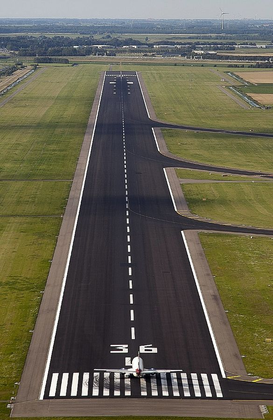
%> input picture runway2.png, 273 x 420 px, shrunk from 585 x 899 before the run
$ octave lanes.m   (GNU Octave 9; MATLAB toolbox functions it lacks are replaced by stand-ins)
%> lines starting %> are read from the running program, lines starting %| are printed output that depends on the picture; in (x1, y1, x2, y2) boxes, pixels count from 0 and x2, y2 are one past the last pixel; in counts of white or black regions, pixels touching at a corner belong together; the program's own positions count from 1
% [16 lines of commented-out code are left out]
  I = imread('runway2.png');
%> I is the input picture: size 420x273x3 uint8; mean R, G, B 99.9, 96.2, 79.7
 % runway2.png
 % runway3.png
 % runwaymain.png
 %-------------------------------------------------

    %Adds noise to picture to imitate bad weather
    x_noisy=imnoise(I,'gaussian',0,0.02);
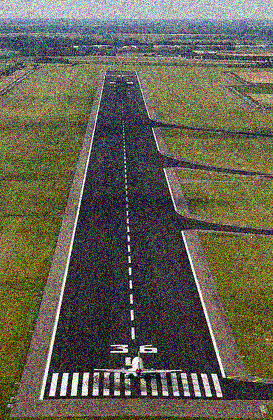
%> x_noisy: size 420x273x3 uint8; mean R, G, B 100, 96.6, 80.8

    %change I to x_noisy to add noise.
    IG=rgb2gray(I);
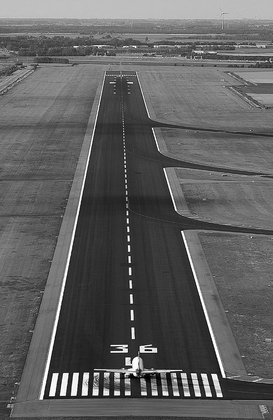
%> IG: size 420x273 uint8; min 0, max 255, mean 95.4
    %add back in to combat x_noisy
    %IG = wiener2(IG,[10 10]);

    BWChange = imbinarize(IG);
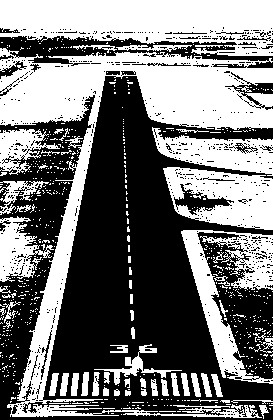
%> BWChange: size 420x273 logical; 46.9% white; 660 white regions (600 under 20 px), largest, box (x1, y1, x2, y2) and area: (0, 48, 273, 418) 21143, (0, 0, 273, 56) 11156, (181, 230, 273, 384) 4808
    Icorrected = imtophat(IG,strel('disk',15));
    BW1 = imbinarize(Icorrected);
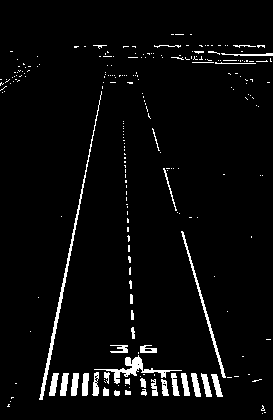
%> BW1: size 420x273 logical; 4% white; 238 white regions (201 under 20 px), largest, box (x1, y1, x2, y2) and area: (39, 91, 102, 400) 751, (94, 355, 182, 384) 497, (181, 231, 226, 378) 397

    marker = imerode(Icorrected, strel('line',6,0));
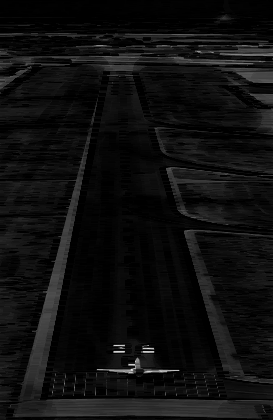
%> marker: size 420x273 uint8; min 0, max 231, mean 14.9
    Iclean = imreconstruct(marker, Icorrected);
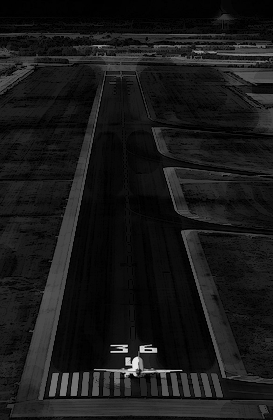
%> Iclean: size 420x273 uint8; min 0, max 231, mean 24.2
    BW2 = imbinarize(Iclean);
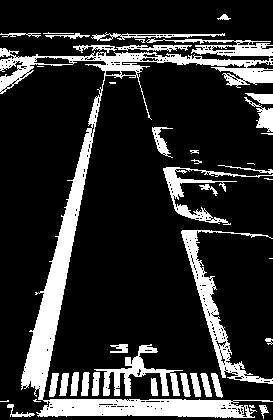
%> BW2: size 420x273 logical; 18.6% white; 42 white regions (9 under 20 px), largest, box (x1, y1, x2, y2) and area: (0, 48, 273, 418) 11549, (181, 230, 273, 384) 2282, (94, 344, 183, 396) 1333

%> (the run ends here)

$ run again, with runway3.png copied over runway2.png
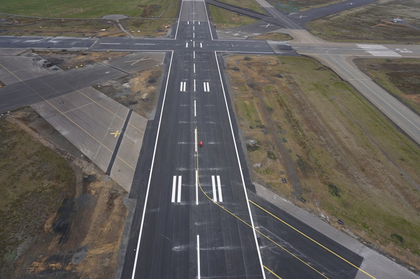
%> input picture runway3.png, 420 x 279 px, shrunk from 900 x 598 before the run
%> I is the input picture: size 279x420x3 uint8; mean R, G, B 97.6, 93.7, 89.2
%> `BWChange = imbinarize(IG);`:
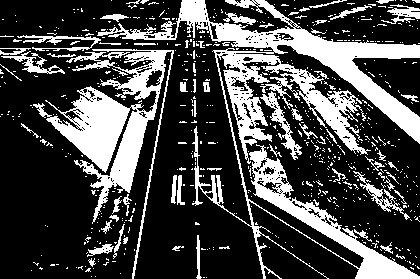
%> BWChange: size 279x420 logical; 28.2% white; 676 white regions (612 under 20 px), largest, box (x1, y1, x2, y2) and area: (97, 0, 420, 279) 17659, (33, 49, 174, 279) 8117, (260, 91, 302, 160) 588
%> BW1: size 279x420 logical; 12.3% white; 513 white regions (448 under 20 px), largest, box (x1, y1, x2, y2) and area: (266, 28, 420, 144) 2673, (73, 103, 157, 205) 2156, (194, 51, 376, 279) 1469
%> `BW2 = imbinarize(Iclean);`:
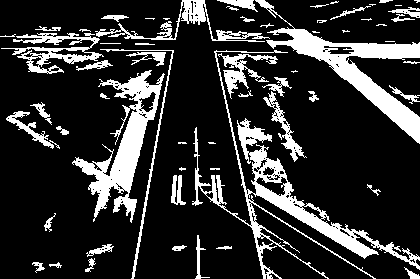
%> BW2: size 279x420 logical; 19% white; 62 white regions (17 under 20 px), largest, box (x1, y1, x2, y2) and area: (192, 50, 420, 279) 5592, (255, 0, 420, 144) 4414, (72, 70, 165, 223) 4043

$ run again, with runwaymain.png copied over runway2.png
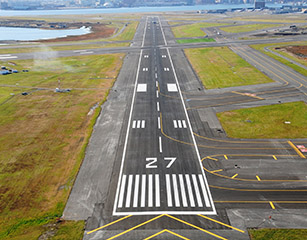
%> input picture runwaymain.png, 307 x 240 px
%> I is the input picture: size 240x307x3 uint8; mean R, G, B 135.9, 130.7, 107.8
%> `BWChange = imbinarize(IG);`:
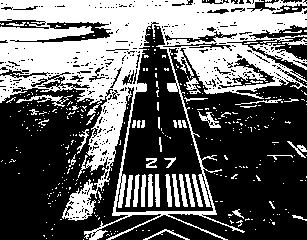
%> BWChange: size 240x307 logical; 38.9% white; 380 white regions (336 under 20 px), largest, box (x1, y1, x2, y2) and area: (0, 0, 307, 240) 24288, (250, 43, 307, 70) 410, (16, 95, 73, 107) 199
%> BW1: size 240x307 logical; 9.2% white; 229 white regions (189 under 20 px), largest, box (x1, y1, x2, y2) and area: (84, 48, 247, 240) 1647, (0, 26, 91, 41) 869, (252, 8, 307, 33) 616
%> `BW2 = imbinarize(Iclean);`:
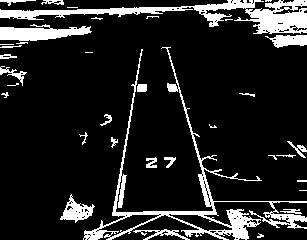
%> BW2: size 240x307 logical; 13.4% white; 36 white regions (13 under 20 px), largest, box (x1, y1, x2, y2) and area: (83, 47, 307, 240) 3582, (0, 0, 307, 34) 3170, (0, 24, 92, 41) 982
